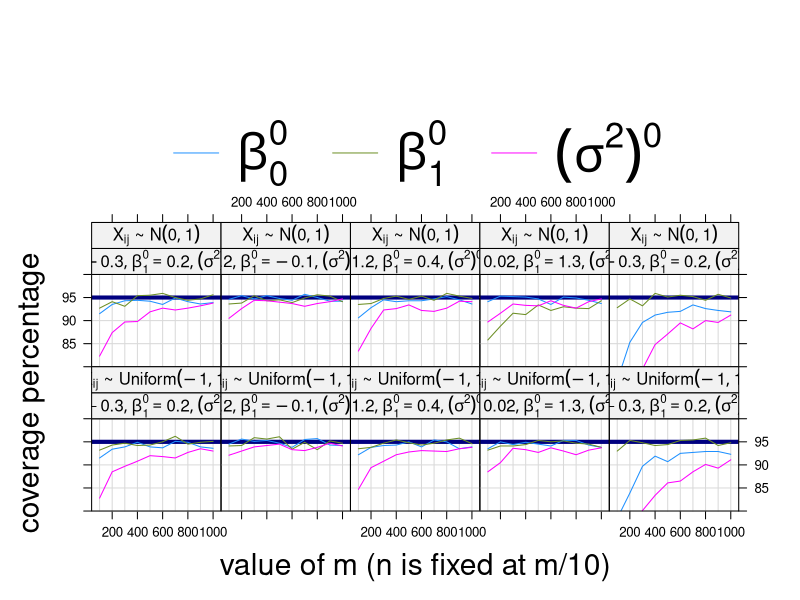

Reproduce this figure in R.
########## R script: CIcovPlot ##########

# For plotting the results of the confidence
# interval coverage simulation study for
# the Hall, Pham, Wand & Wang paper.

# Last changed: 16 JUN 2011

createPDF <- F ; colourVersion <- T
createEPS <- F

if (createPDF) pdf("CIcovPlot.pdf",width=14)

if (createEPS) 
{
   divFac <- 2.1
   ww <- 35/divFac ; hh <- 24/divFac
   postscript("CIcovPlot.eps",paper="special",width=ww,height=hh,
                               horizontal=FALSE,pagecentre=TRUE)
}

library(lattice)

# Read in data

dataMat <- read.table("CIcovRes.txt",header=TRUE)

settVec <-  as.character(dataMat$sett)
settFac <- settVec
settFac[settVec=="A"] <- "setting A"
settFac[settVec=="B"] <- "setting B"
settFac[settVec=="C"] <- "setting C"
settFac[settVec=="D"] <- "setting D"
settFac[settVec=="E"] <- "setting E"


distnVec <-  as.character(dataMat$distn)
distnFac <- settVec
distnFac[distnVec=="norm"] <- "norm dist"
distnFac[distnVec=="unif"] <- "unif dist"

strip.math <- function(which.given,which.panel,var.name,factor.levels,...) 
{
   if (which.given==1)
   {
      fl <- expression(
              phantom(0)(beta[0]^0 == -0.3, beta[1]^0 == 0.2,(sigma^2)^0==0.5),
              phantom(0)(beta[0]^0 == 2.2, beta[1]^0 == -0.1,(sigma^2)^0==0.16),
              phantom(0)(beta[0]^0 == 1.2, beta[1]^0 ==  0.4,(sigma^2)^0==0.1),
              phantom(0)(beta[0]^0 == 0.02, beta[1]^0 == 1.3,(sigma^2)^0==1),
              phantom(0)(beta[0]^0 == -0.3, beta[1]^0 == 0.2,(sigma^2)^0==0.1))
      strip.default(which.given,which.panel,var.name,fl,...) 
   }

   if (which.given==2)
   {
      fl <- expression(X[ij]*" ~ "*N(0,1),X[ij]*" ~ "*Uniform(-1,1))
      strip.default(which.given,which.panel,var.name,fl,...) 
   }

}

if (colourVersion)
{
   colVec <- c("dodgerblue","olivedrab","magenta")
   tmp <- trellis.par.get("superpose.line")
   tmp$col <- colVec
   trellis.par.set("superpose.line",tmp)
}

ltyVec <- c(1,2,3)
if (!colourVersion)
{

   tmp <- trellis.par.get("superpose.line")
   tmp$col <- rep("black",3)
   trellis.par.set("superpose.line",tmp)

   tmp <- trellis.par.get("superpose.line")
   tmp$lty <- ltyVec 
   trellis.par.set("superpose.line",tmp)

   tmp <- trellis.par.get("superpose.line")
   tmp$lwd <- rep(2,3)
   trellis.par.set("superpose.line",tmp)

   tmp <- trellis.par.get("box.rectangle")
   tmp$col <- "black"
   trellis.par.set("box.rectangle",tmp)

   tmp <- trellis.par.get("box.umbrella")
   tmp$col <- "black"
   trellis.par.set("box.umbrella",tmp)

   tmp <- trellis.par.get("dot.symbol")
   tmp$col <- "black"
   trellis.par.set("dot.symbol",tmp)

   tmp <- trellis.par.get("plot.symbol")
   tmp$col <- "black"
   trellis.par.set("plot.symbol",tmp)

   tmp <- trellis.par.get("strip.background")
   tmp$col <- c("grey70","grey90")
   trellis.par.set("strip.background",tmp)
}

tmp <- trellis.par.get("par.xlab.text")
tmp$cex <- 1.8
trellis.par.set("par.xlab.text",tmp)

tmp <- trellis.par.get("par.ylab.text")
tmp$cex <- 1.8
trellis.par.set("par.ylab.text",tmp)

tmp <- trellis.par.get("add.text")
tmp$cex <- 1.0
trellis.par.set("add.text",tmp)

tmp <- trellis.par.get("layout.heights")
tmp$strip <- 1.3
trellis.par.set("layout.heights",tmp)

tmp <- trellis.par.get("layout.heights")
tmp$key.top <- 0.9
trellis.par.set("layout.heights",tmp)

tmp <- trellis.par.get("layout.heights")
tmp$main.key.padding <- 0.01
trellis.par.set("layout.heights",tmp)

if (createEPS)
{
   tmp <- trellis.par.get("add.text")
   tmp$cex <- 1.291
   trellis.par.set("add.text",tmp)

   tmp <- trellis.par.get("layout.heights")
   tmp$strip <- 1.9
   trellis.par.set("layout.heights",tmp)

   tmp <- trellis.par.get("par.xlab.text")
   tmp$cex <- 2.8
   trellis.par.set("par.xlab.text",tmp)

   tmp <- trellis.par.get("par.ylab.text")
   tmp$cex <- 2.8
   trellis.par.set("par.ylab.text",tmp)

   tmp <- trellis.par.get("axis.text")
   tmp$cex <- 1.5
   trellis.par.set("axis.text",tmp)
}

numTicks <- 8

xTmp <- c(100,500,1000)
yTmp <- c(83,91,98)

if (colourVersion)
{
   lwdVec <- rep(1,3)
   ltyVec <- rep(1,3)
   horizLineCol <- "navy"
}

if (!colourVersion)
{
   lwdVec <- rep(2,3)
   colVec <- rep("black",3)
   horizLineCol <- "grey55"
}


pobj <- xyplot((100*cov/1000)~m|settFac*distnFac,groups=prm,
                 data=dataMat,ylim=c(80,100),
                    strip=strip.math,
                    as.table=TRUE,
                    xlab="value of m (n is fixed at m/10)",
                    ylab="coverage percentage",
                    key = list(title="",
                      columns = 3,cex=3,
                      lines = list(lwd=lwdVec,lty=ltyVec,col=colVec),
                      text = list(c(expression(beta[0]^0),
                                    expression(beta[1]^0),
                                    expression((sigma^2)^0)))),
                    panel=function(x,y,subscripts,groups,...) 
                    {
                       vVals <- seq(100,1000,by=100) ; hVals <- seq(80,100,by=5) 
                       panel.abline(h=hVals,col="grey85")
                       panel.abline(v=vVals,col="grey85")
                       panel.abline(h=95,col=horizLineCol,lty=1,lwd=4)
                       panel.superpose(x,y,subscripts,groups,type="l")
                    }
              )

print(pobj)

############ End of CIcovPlot ############
